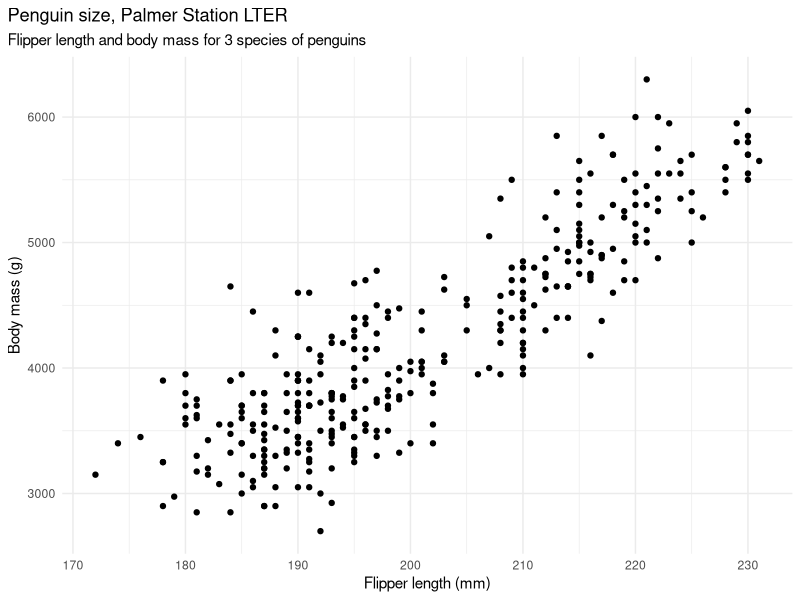

This figure's R source:
## ---- chunk 1
knitr::opts_chunk$set(
  collapse = TRUE,
  comment = "#>"
)
## ---- chunk 2
suppressPackageStartupMessages({
  suppressWarnings({
    library(palmerpenguins)
    library(dplyr)
    library(ggplot2)
  })
})

penguins_mass_flipper <- penguins %>%
  select(species, flipper_length_mm, body_mass_g)

penguins_mass_flipper_plot <- ggplot(data = penguins_mass_flipper,
                                     aes(x = flipper_length_mm,
                                         y = body_mass_g)) +
  geom_point() +
  theme_minimal() +
  labs(title = "Penguin size, Palmer Station LTER",
       subtitle = "Flipper length and body mass for 3 species of penguins",
       x = "Flipper length (mm)",
       y = "Body mass (g)") +
  theme(plot.title.position = "plot",
        plot.caption = element_text(hjust = 0, face= "italic"),
        plot.caption.position = "plot")
penguins_mass_flipper_plot
